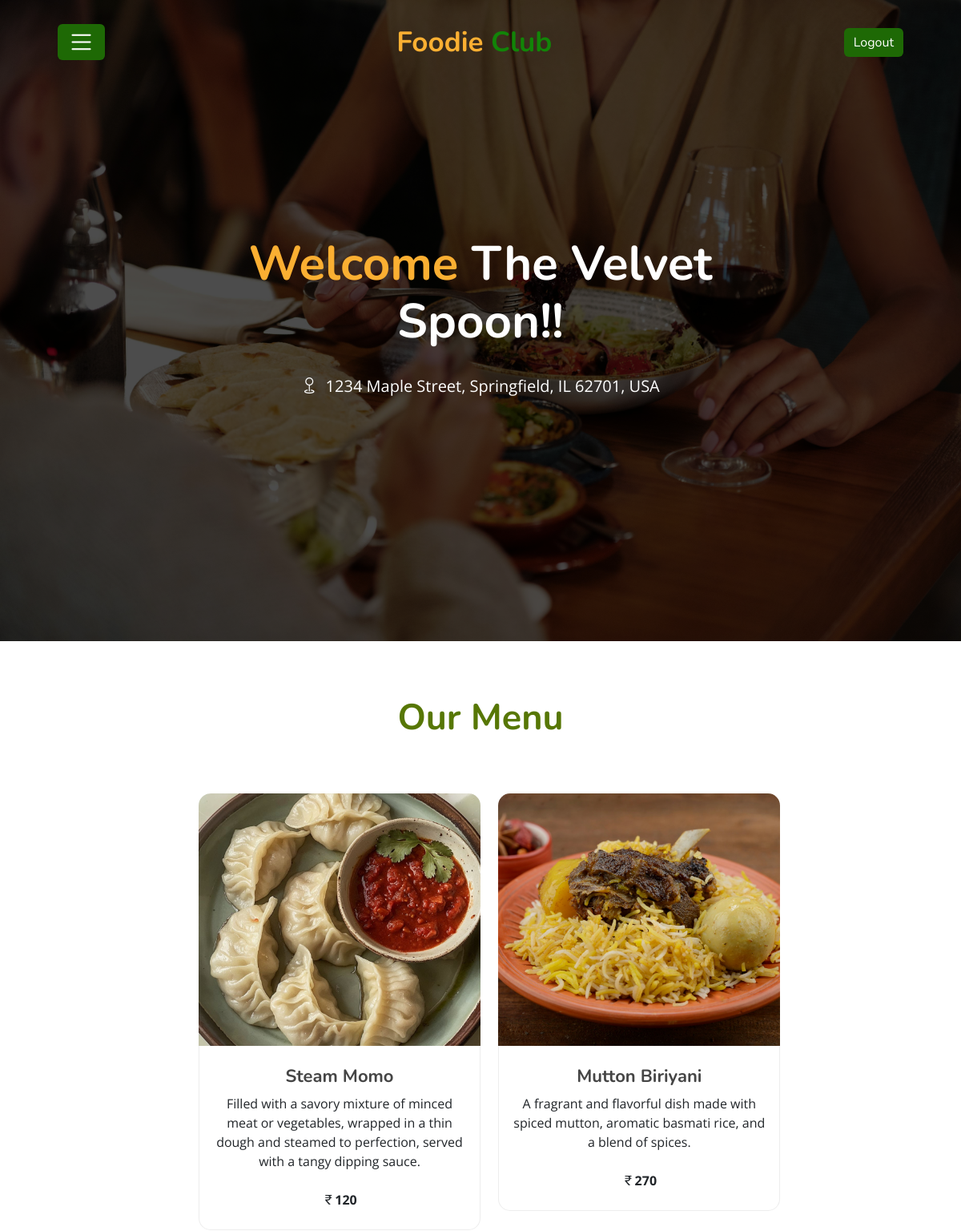
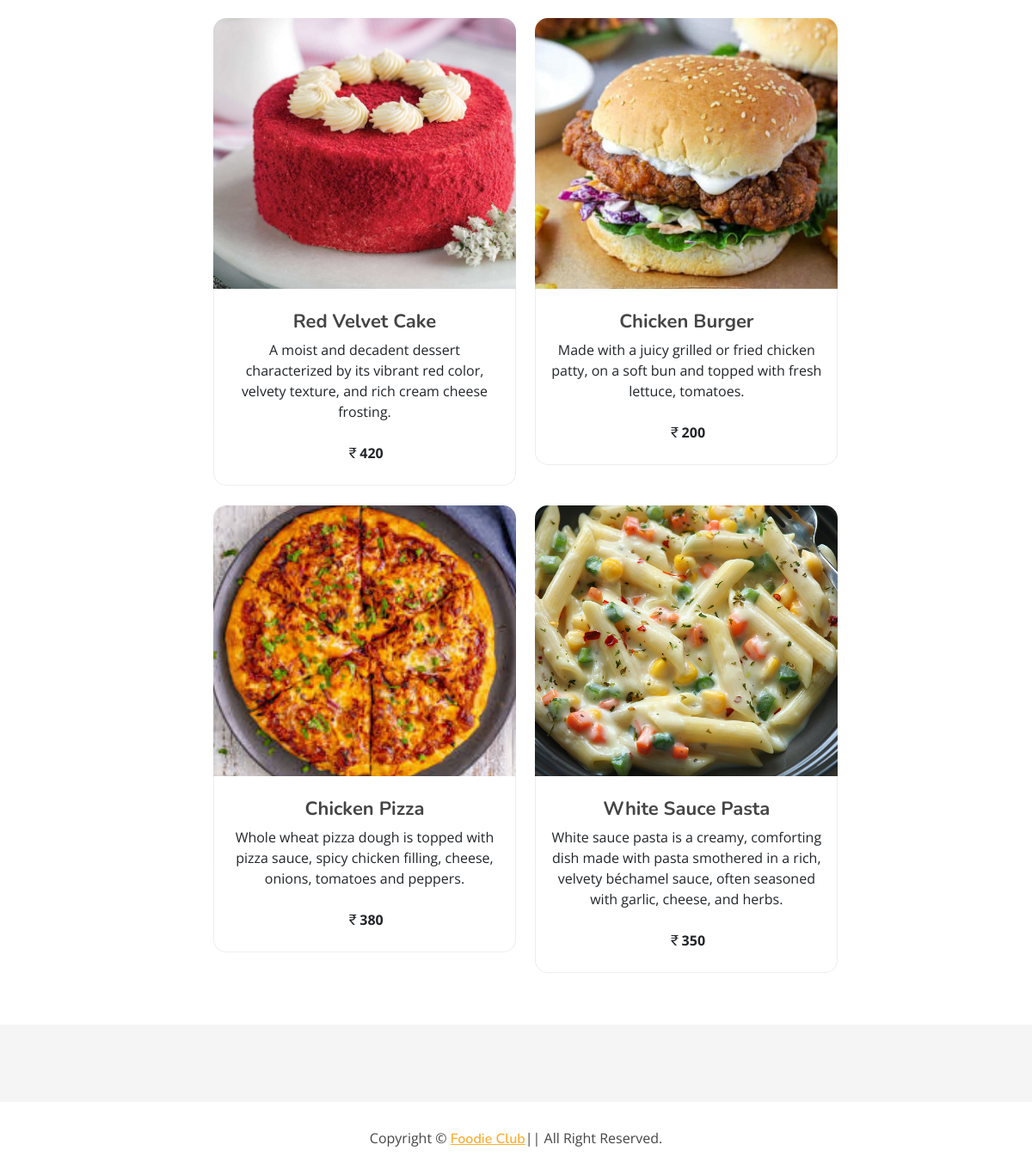
/res_home/ (signed in), run on the app's committed database (2 pictures, top to bottom).
### Restaurant/models.py (models this page shows)
class Restaurant(models.Model):
    res_id=models.AutoField(primary_key=True)
    res_name=models.CharField(max_length=100)
    restaurant_picture=models.ImageField(upload_to='res_picture/',validators=[validate_image],default='res_picture/res_home.jpg')
    email=models.EmailField(unique=True)
    password=models.CharField(max_length=50)
    mobile_number=models.BigIntegerField(unique=True)
    address=models.CharField(max_length=300)

class Food(models.Model):
    food_id=models.AutoField(primary_key=True)
    food_name=models.CharField(max_length=100)
    food_description=models.CharField(max_length=300)
    food_price=models.IntegerField()
    food_picture=models.ImageField(upload_to="foods/",validators=[validate_image])
    food_by=models.CharField(max_length=100)

### Restaurant/views.py (the view)
# urls.py: path('res_home/',views.res_home,name="res_home"),
def res_home(request):
    email=request.session.get('email')
    if request.session and Restaurant.objects.filter(email=email).exists():
        restaurant=Restaurant.objects.get(email=email)
        foods=Food.objects.filter(food_by=restaurant.res_name)
        data={'res_name':restaurant,'foods':foods}
        return render(request,'Restaurant_home.html',data)
    else:
        return redirect('error')

### templates/Restaurant_home.html (shortened to what this page needs)
<!DOCTYPE html>
<html lang="en">
<head>
    {%load static%}
    <link href="https://cdn.jsdelivr.net/npm/bootstrap@5.3.0-alpha3/dist/css/bootstrap.min.css" rel="stylesheet">
    <link rel="stylesheet" href="https://cdn.jsdelivr.net/npm/bootstrap-icons@1.11.3/font/bootstrap-icons.min.css">
    <link href="{% static 'style.css' %}" rel="stylesheet">
</head>
<body>
    <div class="navbar navbar-expand-lg bg-light navbar-light">
        <div class="container-fluid">
            <a class="btn btn-primary navbar-brand" data-bs-toggle="offcanvas" href="#offcanvasExample" role="button" aria-controls="offcanvasExample"><i class="bi bi-list" style="color: white;"></i></a>
            <a href="/" class="navbar-brand">Foodie <span>Club</span></a>
            <a href="/logout"><button type="button" class="btn btn-primary">
                Logout
            </button></a>
        </div>
    </div>
    <div class="carousel">
        <div class="container-fluid">
            <div class="owl-carousel">
                <div class="carousel-item">
                    <div class="carousel-img">
                        <img src="{{res_name.restaurant_picture.url}}" alt="Image">
                    </div>
                    <div class="carousel-text">
                        <br>
                        <h1><span>Welcome</span> {{res_name.res_name}}!!</h1>
                        <p>
                            <i class="bi bi-geo"></i>&nbsp;&nbsp;{{res_name.address}}
                        </p>
                    </div>
                </div>
            </div>
        </div>
    </div>
    <br>
    <div class="best-seller">
        <div class="container">
            <div class="section-header text-center">
                <h2>Our Menu</h2>
            </div>
            <div class="cards">
                {% for food in foods %}
                <div class="card border-0" style="width: 22rem;">
                    <div class="best-seller-item" style="margin-bottom: 0%;">
                        <div class="best-seller-img">
                            <img src="{{food.food_picture.url}}" alt="Image" height="300" width="200" style="object-fit: cover;object-position: center;">
                        </div>
                        <div class="best-seller-text">
                            <h2>{{food.food_name}}</h2>
                            <p>{{food.food_description}}</p>
                            <br><p><b><i class="bi bi-currency-rupee"></i>{{food.food_price}}</b></p>
                        </div>
                    </div>
                </div>
                {% endfor %}
            </div>
        </div>
    </div>
    <div class="footer">
        <div class="copyright">
            <div class="container">
                <p>Copyright &copy; <a href="#">Foodie Club</a>|| All Right Reserved.</p>
            </div>
        </div>
    </div>
</body>
</html>

### static/style.css (style rules this page uses)
body { color: #757575; background: #ffffff; font-family: 'open sans', sans-serif; }
h1, h2, h3, h4, h5, h6 { color: #454545; font-family: 'Nunito', sans-serif; }
a { font-family: 'Nunito', sans-serif; font-weight: 600; color: #fbaf32; transition: .3s; }
.container-fluid { max-width: 1366px; }
.navbar { position: relative; transition: .5s; z-index: 999; }
.navbar .navbar-brand { margin: 0; color: #fbaf32; font-size: 35px; line-height: 0px; font-weight: 700; font-family: 'Nunito', sans-serif; transition: .5s; }
.navbar .navbar-brand span { color: #128408; }
@media (min-width: 992px) { .navbar { position: absolute; width: 100%; padding: 30px 60px; background: transparent !important; z-index: 9; } }
@media (min-width: 992px) { .navbar .navbar-brand { color: #fbaf32; } }
.carousel { position: relative; width: 100%; height: 100vh; min-height: 400px; background: #ffffff; }
.carousel .container-fluid { padding: 0; }
.carousel .carousel-item { position: relative; width: 100%; height: 100vh; display: flex; align-items: center; justify-content: center; flex-direction: column; }
.carousel .carousel-img { position: relative; width: 100%; height: 100%; text-align: right; overflow: hidden; }
.carousel .carousel-img::after { position: absolute; content: ""; top: 0; right: 0; bottom: 0; left: 0; background: rgba(0, 0, 0, 0.7); z-index: 1; }
.carousel .carousel-img img { width: 100%; height: 100%; object-fit: cover; }
.carousel .carousel-text { position: absolute; max-width: 700px; height: calc(100vh - 35px); display: flex; align-items: center; justify-content: center; flex-direction: column; z-index: 2; }
.carousel .carousel-text h1 { text-align: center; color: #ffffff; font-size: 60px; font-weight: 700; margin-bottom: 30px; }
.carousel .carousel-text h1 span { color: #fbaf32; }
.carousel .carousel-text p { color: #ffffff; text-align: center; font-size: 20px; margin-bottom: 35px; }
.section-header { position: relative; margin-bottom: 45px; }
.section-header h2 { margin: 0; color: #577705; position: relative; font-size: 45px; font-weight: 700; }
.best-seller { position: relative; width: 100%; padding: 45px 0 15px 0; }
.best-seller .best-seller-item { position: relative; margin-bottom: 30px; background: #ffffff; }
.best-seller .best-seller-img { position: relative; border-radius: 15px 15px 0 0; overflow: hidden; }
.best-seller .best-seller-img img { position: relative; width: 100%; margin-top: 15px; transform: scale(1.1); transition: .3s; }
.best-seller .best-seller-text { position: relative; padding: 25px 15px; text-align: center; background: #ffffff; border: 1px solid rgba(0, 0, 0, .07); border-top: none; border-radius: 0 0 15px 15px; }
.best-seller .best-seller-text h2 { font-size: 22px; font-weight: 700; }
.best-seller .best-seller-text p { margin: 0; font-size: 16px; }
.footer { position: relative; margin-top: 45px; padding-top: 90px; background: rgba(0, 0, 0, .04); }
.footer .copyright { position: relative; width: 100%; padding: 30px 0; text-align: center; background: #ffffff; }
.footer .copyright p { margin: 0; display: inline-block; color: #454545; }
.footer .copyright p a { color: #fbaf32; }

### templates/Restaurant_home.html (style rules this page uses)
.btn-primary { background-color: #1e6905; border: none; }
.carousel-img { width: 100%; height: 100vh; }
.cards { display: flex; flex-wrap: wrap; justify-content: center; }
.card { margin-left: 2%; margin-top: 2%; }

### data on the page
Restaurant: restaurant_picture (picture), res_name "The Velvet Spoon", address "1234 Maple Street, Springfield, IL 62701, USA"
Food: food_picture (picture), food_name "Steam Momo", food_description "Filled with a savory mixture of minced meat or vegetables, wrapped in a thin dough and steamed to perfection, served with a tangy dipping sauce.", food_price "120"
Food: food_picture (picture), food_name "Mutton Biriyani", food_description "A fragrant and flavorful dish made with spiced mutton, aromatic basmati rice, and a blend of spices.", food_price "270"
Food: food_picture (picture), food_name "Red Velvet Cake", food_description "A moist and decadent dessert characterized by its vibrant red color, velvety texture, and rich cream cheese frosting.", food_price "420"
Food: food_picture (picture), food_name "Chicken Burger", food_description "Made with a juicy grilled or fried chicken patty, on a soft bun and topped with fresh lettuce, tomatoes.", food_price "200"
Food: food_picture (picture), food_name "Chicken Pizza", food_description "Whole wheat pizza dough is topped with pizza sauce, spicy chicken filling, cheese, onions, tomatoes and peppers.", food_price "380"
Food: food_picture (picture), food_name "White Sauce Pasta", food_description "White sauce pasta is a creamy, comforting dish made with pasta smothered in a rich, velvety béchamel sauce, often seasoned with garlic, cheese, and herbs.", food_price "350"
